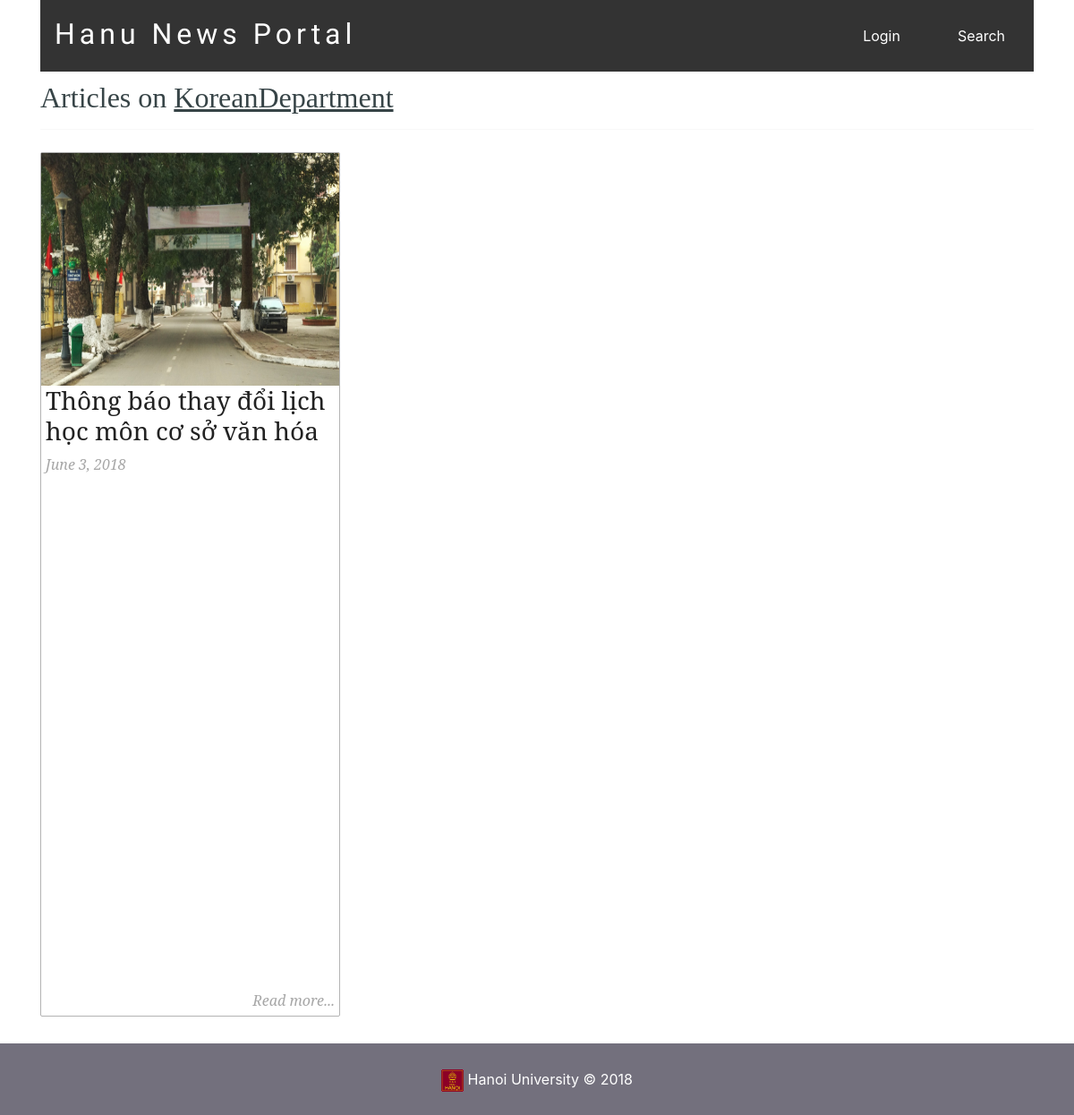
Page /filtered_posts.php?topic=11 on the committed database.
### tables this page shows
CREATE TABLE `topics` (
  `id` int(11) NOT NULL,
  `name` varchar(255) NOT NULL,
  `slug` varchar(255) NOT NULL,
  PRIMARY KEY (`id`),
  UNIQUE KEY `slug` (`slug`)
);

CREATE TABLE `posts` (
  `id` int(11) NOT NULL AUTO_INCREMENT,
  `user_id` int(11) DEFAULT NULL,
  `title` varchar(255) NOT NULL,
  `slug` varchar(255) NOT NULL,
  `views` int(11) NOT NULL DEFAULT '0',
  `image` varchar(255) DEFAULT NULL,
  `body` text,
  `published` tinyint(1) NOT NULL,
  `created_at` timestamp NOT NULL DEFAULT CURRENT_TIMESTAMP ON UPDATE CURRENT_TIMESTAMP,
  `updated_at` timestamp NOT NULL DEFAULT '0000-00-00 00:00:00',
  PRIMARY KEY (`id`),
  UNIQUE KEY `slug` (`slug`),
  UNIQUE KEY `id` (`id`),
  KEY `user_id` (`user_id`),
  CONSTRAINT `posts_ibfk_1` FOREIGN KEY (`user_id`) REFERENCES `users` (`id`) ON DELETE NO ACTION ON UPDATE NO ACTION
);

### includes/function.php (called while the page is built, shortened)
<?php
function getPostTopic($post_id){
	global $conn;
	$sql = "SELECT * FROM topics WHERE id=
			(SELECT topic_id FROM post_topic WHERE post_id=$post_id) LIMIT 1";
	$result = mysqli_query($conn, $sql);
	$topic = mysqli_fetch_assoc($result);
	return $topic;
}
function getPublishedPostsByTopic($topic_id) {
	global $conn;
	$sql = "SELECT * FROM posts ps
			WHERE ps.id IN
			(SELECT pt.post_id FROM post_topic pt
				WHERE pt.topic_id=$topic_id GROUP BY pt.post_id
				HAVING COUNT(1) = 1)";
	$result = mysqli_query($conn, $sql);
	$posts = mysqli_fetch_all($result, MYSQLI_ASSOC);
	$final_posts = array();
	foreach ($posts as $post) {
		$post['topic'] = getPostTopic($post['id']);
		array_push($final_posts, $post);
	}
	return $final_posts;
}
function getTopicNameById($id)
{
	global $conn;
	$sql = "SELECT name FROM topics WHERE id=$id";
	$result = mysqli_query($conn, $sql);
	$topic = mysqli_fetch_assoc($result);
	return $topic['name'];
}
?>

### filtered_posts.php (the view, shortened to what this page needs)
<?php include('config.php'); ?>
<?php include('includes/function.php'); ?>
<?php include('includes/header.php'); ?>
<?php
	if (isset($_GET['topic'])) {
		$topic_id = $_GET['topic'];
		$posts = getPublishedPostsByTopic($topic_id);
	}
?>
</head>
<body>
<div class="container">
	<?php include( ROOT_PATH . '/includes/navbar.php'); ?>
<div class="content">
	<h2 class="content-title">
		Articles on <u><?php echo getTopicNameById($topic_id); ?></u>
	</h2>
	<hr>
	<?php foreach ($posts as $post): ?>
		<div class="post" style="margin-left: 0px;">
			<img src="<?php echo BASE_URL . '/static/images/' . $post['image']; ?>" class="post_image" alt="">
			<a href="single_post.php?post-slug=<?php echo $post['slug']; ?>">
				<div class="post_info">
					<h3><?php echo $post['title'] ?></h3>
					<div class="info">
						<span><?php echo date("F j, Y ", strtotime($post["created_at"])); ?></span>
						<span class="read_more">Read more...</span>
					</div>
				</div>
			</a>
		</div>
	<?php endforeach ?>
</div>
</div>
	<?php include( ROOT_PATH . '/includes/footer.php'); ?>

### static/css/style.css (style rules this page uses)
* { margin: 0px; padding: 0px; }
html { height: 100%; box-sizing: border-box; }
body { position: relative; margin: 0; padding-bottom: 6rem; min-height: 100%; }
h1, h2, h3, h4, h5, h6 { color: #444; font-family: 'Averia Serif Libre', cursive; }
a { text-decoration: none; }
hr { margin: 10px 0px; opacity: .25; }
.container { width: 80%; margin: 0px auto; }
.content { margin: 5px auto; border-radius: 5px; min-height: 400px; }
.content:after { content: ""; display: block; clear: both; }
.content .content-title { margin: 10px 0px; color: #374447; font-family: 'Averia Serif Libre', cursive; }
.content .post { width: 335px; margin: 9px; min-height: 320px; float: left; border-radius: 2px; border: 1px solid #b3b3b3; position: relative; }
.content .post .post_image { height: 260px; width: 100%; background-size: 100%; }
.content .post .post_image { width: 100%; height: 260px; }
.content .post .post_info { height: 100%; padding: 0px 5px; font-weight: 200; font-family: 'Noto Serif', serif; }
.content .post .post_info { color: #222; }
.content .post .post_info span { color: #A6A6A6; font-style: italic; }
.content .post .post_info span.read_more { position: absolute; right: 5px; bottom: 5px; }

### rows in the picture
topics: name "KoreanDepartment"
posts: image (placeholder picture), title "Thông báo thay đổi lịch học môn cơ sở văn hóa", created_at "June 3, 2018"
